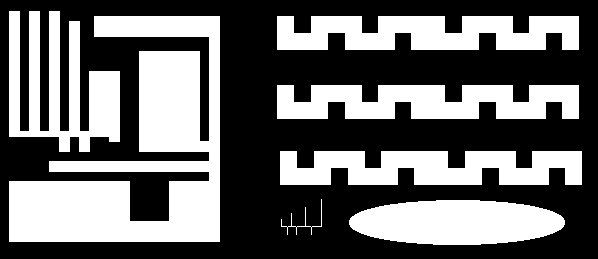
#> input picture Systemy Wizyjne/lab13/ccl1.png, 598 x 259 px
$ jupyter execute lab13.ipynb
#> lines starting #> are read from the running program, lines starting #| are printed output that depends on the picture; after the words box and inside, x2 and y2 are one past the last pixel; in counts of white or black regions, pixels touching at a corner belong together
# Indeksacja. Prosta klasyfikacja obiektów.

## Cel ćwiczenia
- zapoznanie z dwuprzebiegowym algorytmem indeksacji (ang. *connected component labelling*):
- zapoznanie z prostą klasyfikacją obiektów z wykorzystaniem współczynników kształtu,
- zadanie domowe: zmodyfikowana indeksacja dwuprzebiegowa i indeksacja jednoprzebiegowa.

## Indeksacja

Większość dotychczas poznanych i wykorzystywanych algorytmów przetwarzania obrazu wykonywała operacje na całym obrazie (lub co najwyżej dokonywany był podział obiekt/obiekty - tło (np. różne metody segmentacji)).

Patrząc na poniższny rysunek człowiek widzi dwa kwadraty.

Dla automatycznego systemu analizy i rozpoznawania obrazów przejście od etapu obiekty/tło do wyróżnienia dwóch kwadratów nie jest takie oczywiste i wymaga zastosowania jakieś formy indeksacji - czyli przypisania każdemu z pikseli uznanych za należące do obiektów (tu białych) jakieś etykiety (w naszym przypadku będą to dwie etykiety, ew. dodatkowa oznaczająca tło).

W tej części ćwiczenia zaprezentowany zostanie tzw. dwuprzebiegowy algorytm indeksacji (ang. *two-pass connected component labelling*).
Jego nazwa związana jest z koniecznością wykonania dwukrotnego odwiedzenia każdego z pikseli obrazu (dwie pętle/iteracje po obrazie).
Istnieją również tzw. jednoprzebiegowe algorytmy indeksacji.

## Opis algorytmu

- Na wejściu mamy obraz po binaryzacji - zakładamy, że piksele białe ('1', '255') należą do obiektów, tło jest czarne.

- W pierwszej iteracji obraz analizujemy linia po linii, od lewej do prawej, aż do napotkania pierwszego piksela o wartości różnej od '0'.
  W tej sytuacji dokonujemy analizy otoczenia piksela:


  gdzie: **X**  rozważany piksel, **A,B,C,D** - sąsiedzi z otoczenia.
  Uwaga. W przykładzie pokazano tzw. sąsiedztwo 8-elementowe.
  Niekiedy stosuje się również wersję 4-elementową (praktycznie bardzo rzadko).
  Wtedy analizie podlegałyby by tylko piksele **B** i **D**.

- Możliwe są następujące przypadki dla otoczenia __A,B,C,D__:
    - (a) wszystkie należą do tła __A,B,C,D == 0__.
      Wtedy znaleziony piksel __X__ należy do nowego obiektu - nadajemy mu zatem etykietę __L+1__ __X = L+1}__ - przez __L__ rozumiemy poprzednią etykietę.
	  Uwaga. Przed uruchomieniem algorytmu __L__ należy zainicjować wartością  '1'
    - (b) jeden lub więcej pikseli ma przypisaną aktualną etykietę **L**.
	  Wtedy rozważanemu pikselowi przypisujemy etykietę **L** - **X = L**.
    - (c) w otoczeniu występują piksele o różnych etykietach np. *L1* i *L2*.
	  Wtedy przyjmuje się zasadę, że rozważanemu pikselowi *X* przypisuje się mniejszą z wartości *L1* i *L2* (*X = min(L1,L2)*).

## Implementacja:

- Wczytaj obraz *ccl1.png*, wyświetl go.
  Po krótkiej analizie można zauważyć, że występuje na nim 7 odrębnych obiektów.
      Ich ``wykrycie'' będzie naszym celem.

- Na podstawie opisu algorytmu podanego wcześniej zaimplementuj tzw. pierwszą fazę indeksacji (ang. _first pass_):
    - uwaga ogólna - algorytm jest dość prosty i łatwy w implementacji,
    - obliczenia powinny odbywać się w pętlach `for` - iteracja po całym obrazku.
      Warto pominąć pierwszy wiersz i pierwszą oraz ostatnią kolumnę, aby  wyeliminować problem z brakiem kontekstu (można np. założyć, że pikseli brzegowych nie ma, bo wcześniej wykonane zostało morfologiczne czyszczenie brzegu).
    - dla przypomnienia iteracja po macierzy w Python - pętla zewnętrzna - wiersze, pętla wewnętrzna - kolumny – tj. pierwsza współrzędna to wiersz, a druga kolumna,
    - rozmiar obrazka można odczytać np. poleceniem: `yy, xx = img.shape`
      Przy takim przypisaniu `yy` oznacza liczbę wierszy (wysokość obrazka), a `xx` liczbę kolumn (szerokość obrazka),
    - działania podejmujemy tylko w przypadku, gdy aktualnie analizowany piksel ma wartość różną od zera (gdy należy do obiektu),
    - najtrudniejszym elementem jest analiza otoczenia piksela i stwierdzenie, z którym z przypadków (a), (b) czy (c) mamy do czynienia.
      Problem można rozwiązać jakkolwiek (tylko dobrze), poniżej prezentowana jest jedna z możliwości.
    - na początku tworzymy listę pikseli, które stanowią otoczenie piksela X (A, B, C, D) np: ` neighbours = [img[j - 1, i - 1], ... `
    - następnie sprawdzamy czy nie występuje przypadek (a) - czyli czy suma sąsiadów nie wynosi 0 -  ` neigh_sum = np.sum(neighbours)`, jeżeli tak to `X = L` oraz `L=L+1`.
      Uwaga proszę nie zapomnieć zainicjalizować etykiety `L` wartością 1.
    - jeżeli `neigh_sum > 0`, mamy do czynienia z przypadkiem (b) lub (c).
      Eliminujemy zerowe elementy z listy `sasiedzi` (`neighbours = filter(lambda x: x != 0, neighbours)`), a następnie znajdujemy minimum i maksimum nowej listy `neighbours` (funkcje `min` i `max` z _numpy_).
    - z przypadkiem (b) będziemy mieli do czynienia, gdy *minimum = maksimum*.
      Wtedy jako etykietę przypisujemy `X = minimum = maksimum`.
      Gdy *minimum != maksimum* mamy przypadek (c).
      Wtedy etykieta `X = minimum` - taką przyjmujemy konwencję,
    - uwaga 1 - algorytm operuje (czyta punkty z otoczenia i zapisuje kolejne indeksy L) na tym samym obrazie wejściowym,
    - uwaga 2 - przed implementacją metody obsługi konfliktów przypadki (b) i (c) działają tak samo, ale dla potrzeb dalszych kroków należy je rozróżnić,

- Wykonaj indeksację obrazu za pomocą zaimplementowanego algorytmu.
  Jeżeli wszystko zostało poprawnie napisane, to wynik powinien wyglądać mniej więcej tak jak na poniższym rysunku. Takie porównanie stanowić będzie pierwszy test poprawności implementacji algorytmu.


[cell 1]
import os
import cv2
import matplotlib.pyplot as plt
import numpy as np

if not os.path.exists("ccl1.png") :
    !wget https://raw.githubusercontent.com/vision-agh/poc_sw/master/13_CCL/ccl1.png --no-check-certificate
if not os.path.exists("shapes.png") :
    !wget https://raw.githubusercontent.com/vision-agh/poc_sw/master/13_CCL/shapes.png --no-check-certificate
if not os.path.exists("shapesReal.png") :
    !wget https://raw.githubusercontent.com/vision-agh/poc_sw/master/13_CCL/shapesReal.png --no-check-certificate

# Implementacja pierwszego kroku indeksacji
c=cv2.imread('ccl1.png',cv2.IMREAD_GRAYSCALE)
#> c: shape (259, 598); 41.1% white; 7 white regions, largest, box (x1, y1, x2, y2) and area: (9, 16, 220, 242) 23561, (9, 11, 120, 152) 8081, (277, 16, 579, 50) 8024
s=cv2.imread('shapes.png',cv2.IMREAD_GRAYSCALE)
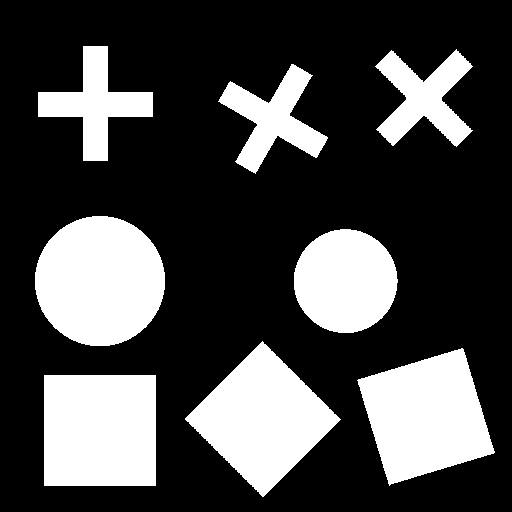
#> input picture Systemy Wizyjne/lab13/shapes.png, 512 x 512 px
#> s: shape (512, 512); 28% white; 8 white regions, largest, box (x1, y1, x2, y2) and area: (35, 216, 165, 346) 13293, (44, 375, 156, 486) 12432, (185, 341, 341, 497) 12212
rs=cv2.imread('shapesReal.png',cv2.IMREAD_GRAYSCALE)
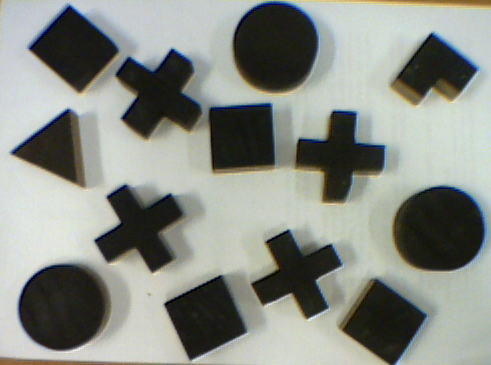
#> input picture Systemy Wizyjne/lab13/shapesReal.png, 491 x 365 px
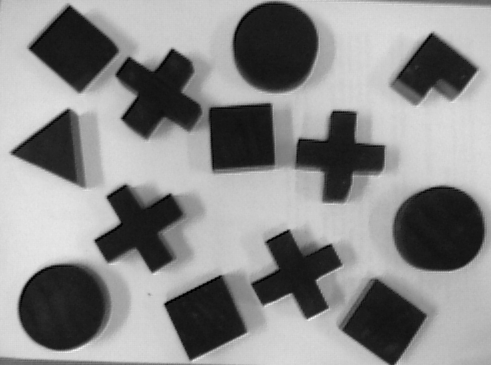
#> rs: shape (365, 491); min 0, max 249, mean 139.1
plt.gray()

[cell 2]
c=cv2.imread('ccl1.png',cv2.IMREAD_GRAYSCALE)
plt.figure()
plt.imshow(c)
yy,xx=c.shape
new=np.zeros((yy,xx))
L=1
for i in range(1,yy-1):
    for j in range(1,xx-1):
        if c[i][j]!=0:
            neighbours = [c[i - 1, j - 1],c[i-1,j],c[i - 1, j + 1],c[i, j - 1]]
            neigh_sum = np.sum(neighbours)
            if neigh_sum==0:
                c[i][j]=L
                L+=1
            elif neigh_sum>0:
                neighbours = [x for x in neighbours if x!=0]
                maxx=np.max(neighbours)
                minn=np.min(neighbours)
                if minn==maxx:
                    c[i][j]=minn
                else:
                    c[i][j]=minn
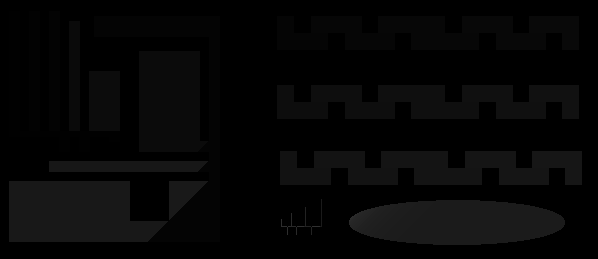
#> c: shape (259, 598); min 0, max 48, mean 6.1
#> after the loop, L = 49
plt.figure()
plt.imshow(c)
po=c

## Dyskusja:

- W wyniku indeksacji uzyskujemy obraz, na którym wyróżnionych jest wiele obiektów (dokładnie 48) - a faktycznie jest tylko 7. Zastanówmy się z czego to wynika.

- Zacznijmy od prostego przypadku przedstawionego na poniższym rysunku:


  Obraz analizowany jest linia po linii.
  Zatem pierwszą etykietę dostanie słupek po prawej.
  Późnej ten po lewej.
  Postępując zgodnie z podanym algorytmem, w pewnym momencie (piksel wyróżniony na obrazku) dojdzie do sytuacji, w której w otoczeniu danego piksela znajdą się dwie różne etykiety (tu: '1' i '2').
  Wtedy zgodnie z przyjętą metodologią przypisujemy niższą, tj. '1'.
  Problem jaki powstaje, to brak zapamiętania informacji o tym, że wystąpił taki konflikt tj. że powinno nastąpić połączenie etykiet '1' i '2'.
  Z tego powodu wynik działania algorytmu nie jest poprawny.

-  Przeanalizujmy jeszcze jeden, bardziej złożony przykład z rysunku poniżej:


   Słupek po prawej dostaje indeks '1', a po lewej '2'.
   W czwartej linii występuje piksel, który ma w swoim sąsiedztwie (A,B,C,D) same piksele czarne.
   Dlatego dostaje etykietę '3'.
   Jednak w następnym kroku okazuje się, że następuje konflikt '3' z '1' (połączenie).
   W kolejnym wierszu występuje konflikt '2' i '3'.
   Warto zwrócić uwagę, że w tym przypadku trzeba uniknąć sytuacji ''utraty'' informacji o połączeniu '1' z '2' przez '3'.

- W literaturze zaproponowano wiele sposobów reprezentacji i rozwiązywania przedstawionych konfliktów:
    - 2-krotki,
    - n-krotki,
    - tablica dwuwymiarowa,
    - grafy + przeszukiwanie grafu wgłąb.

 W obecnym ćwiczeniu zastosujemy ostatnie podejście, które jest najprostsze do realizacji.

- Opisane konflikty możemy przechowywać w strukturze zbiorów rozłącznych (ang. _union find_).
  Jest to zagadnienie znane z przedmiotu ''Algorytmy i struktury danych''.
  Poniżej zostanie zaprezentowane krótkie przypomnienie.

- Mamy $N$ obiektów. W naszym przypadku to jest $N$ etykiet.
  Chcemy przechowywać informację o sytuacji, w której następuje łączenie etykiet tj. interesują nas zbiory obiektów połączonych.
  Przykład trzech zbiorów zamieszczono na rysunku:


- W ramach rozważanej struktury implementuje się dwie operacje:
  - *find* (znajdź) - sprawdzenie czy dwa obiekty należą do tego samego zbioru połączonego,
  - *union* (połącz) - wprowadź połączenie pomiędzy dwoma obiektami.

- Z punktu widzenia naszych potrzeb ważna jest funkcja _union_. Przykład dodania połączenia pomiędzy obiektami '2' a'3' pokazano na rysunku:


- Strukturę oraz obie operacje można zaimplementować na kilka sposobów.
  Zainteresowanych odsyłam do literatury przedmiotu.
  My zastosujemy podejście _quick-union_.
  Nie jest ono specjalnie wydajnie, ale bardzo proste do implementacji.

- Nasz graf, w którym wierzchołki oznaczają etykiety, a krawędzie połączenia między etykietami, zapiszemy w tablicy jednowymiarowej `id[]` o rozmiarze $N$ (maksymalna liczba etykiet).
  Interpretacja pola w tablicy: `id[i]` jest rodzicem `i`.
  Korzeń elementu `i` jest dany jako: `id[id[id[...id[i]...]]]`.

- Przeanalizujmy jak to działa na prostym przykładzie.
  Mamy dany poetykietowany obraz:


  Występuje na nim pięć konfliktów oznaczonych A, B, C, D i E  (uwaga: w trakcie działania algorytmu pojawią się właśnie w takiej kolejności).

- Sytuację wyjściową opisuje poniższy rysunek:


   Tablica `id` wypełniona jest kolejnymi indeksami.

- W algorytmie _quick-union_, aby połączyć elementy $p$ i $q$ należy ustawić $id$ korzenia $q$ pod adres korzenia elementu $p$.
Uwaga: Zakładamy, że $p$ < $q$.
Można to zapisać jako: `id[root(p)] = root(q)`.
Nasze pierwsze połączenie (A) to 4 z 2.
Po tej operacji sytuacja będzie wyglądać następująco:


W tym przypadku korzenieniem obu elementów są same elementy, zatem operacja jest dość prosta.

- Kolejny krok tj. połączenie  2 z 1 -  sytuacja B:


Element 1 jest korzeniem.
Element 2 już nie, ponieważ `id[2]==4`.
Sprawdzamy zatem `id[4]`.
Okazuje się, że `id[4] == 4` tj. jest to korzeń.
Zatem korzeniem dla elementu 2 jest 4.
Dokonujemy stosownej modyfikacji w tablicy `id[1] = 4`.

-  Kolejne połączenie to 6 z 3 (C):


- Kolejne połączenie to 5 z 1.


Szukamy korzenia elementu 1.
Znajdujemy, że to jest 4.
Zatem łączymy 5 i 4.

- Ostatnie połączenie to 6 z 5.


-  Ostatni krok to wykorzystanie informacji zawartej w tablicy `id` do wyznaczenia przekodowania LUT (ang. _look-up table_), które pozwoli nam nadać poprawne etykiety wszystkim pikselom.
Zasadniczo sprowadza się on do obliczenia dla każdej możliwej etykiety jej korzenia - w naszym przypadku zawsze otrzymamy 6, gdyż wszystkie piksele są ze sobą połączone i stanowią jeden obiekt.

## Implementacja:

- Implementacja jest dużo prostsza i krótsza od powyższego opisu.
  Istotne jest tylko dobre zrozumienie algorytmu _union-find_.

- Potrzebne będą nam dwie funkcje pomocnicze:

    - `root` - obliczanie korzenia zgodnie z podanym opisem (odpowiednia pętla `while`). Funkcja pobiera indeks elementu oraz tablicę, a zwraca indeks korzenia.
    - `union` - realizacja operacji unii. Argumenty to indeksy `p` i `q` oraz tablica, a wyniki to zmodyfikowana tablica.

- Na początku, przed pierwszym przebiegiem algorytmu indeksacji, tworzymy tablicę `id` i inicjujemy ją wartościami od 1 do $N$.
  Dla rozważanego przykładu wystarczy $N = 100$.

- Następnie, w przypadku wystąpienia konfliktu (przypadek ()c)), tworzymy unię pomiędzy etykietą mniejszą i większą.

- Po pierwszym przebiegu tworzymy, w opisany powyżej sposób, przekodowanie LUT (pętla po `id` i funkcja `root`). Powstaje nam tablica `lut`.

- Implementujemy drugi przebieg po obrazie.
  Jest on bardzo prosty.
  Dla każdego piksela, który nie jest tłem (o etykiecie większej od 0) realizujemy przekodowanie LUT (`lut_table[img[j, i] - 1]`).
  Otrzymany w ten sposób obraz wyświetlamy.
  Powinniśmy uzyskać poprawne etykietowanie.

[cell 3]
def root(ind,tab):
    while ind!=tab[ind]:
        ind =tab[ind]
    return ind

[cell 4]
tab=[x for x in range(101)]

c=cv2.imread('ccl1.png',cv2.IMREAD_GRAYSCALE)
yy,xx=c.shape
new=np.zeros((yy,xx))
L=10
for i in range(1,yy-1):
    for j in range(1,xx-1):
        if c[i][j]!=0:
            neighbours = [c[i - 1, j - 1],c[i-1,j],c[i - 1, j + 1],c[i, j - 1]]
            neigh_sum = np.sum(neighbours)
            if neigh_sum==0:
                c[i][j]=L
                L+=1
            elif neigh_sum>0:
                neighbours = [x for x in neighbours if x!=0]
                maxx=np.max(neighbours)
                minn=np.min(neighbours)
                c[i][j]=minn
                if minn!=maxx:
                    tab[root(minn,tab)]=root(maxx,tab)
#> after the loop, L = 58; tab = 101 values, max 100 at index 100, min 0 at index 0, mean 51.02
for i in range(1,101):
    tab[i]=root(i,tab)
#> after the loop, tab = 101 values, max 100 at index 100, min 0 at index 0, mean 52.81
for i in range(1,yy-1):
    for j in range(1,xx-1):
        if c[i][j]>0:
            c[i][j]=tab[c[i][j]]
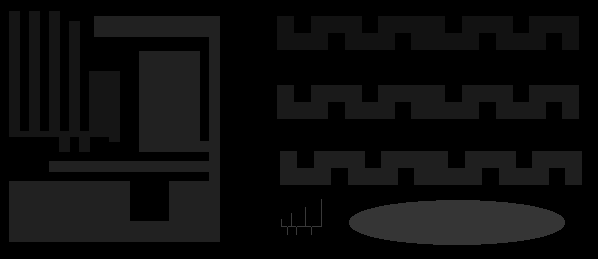
#> c: shape (259, 598); min 0, max 57, mean 12.7

plt.figure()
plt.imshow(c)

## Indeksacja wbudowana w OpenCV

W OpenCV dostępna jest funkcja `connectedComponents`, która pozwala wykonać indeksację.
Proszę sprawdzić jej działanie na używanym wcześniej obrazie.

[cell 5]
# Indeksacja wbudowana w OpenCV
c=cv2.imread('ccl1.png',cv2.IMREAD_GRAYSCALE)
x,comp=cv2.connectedComponents(c)
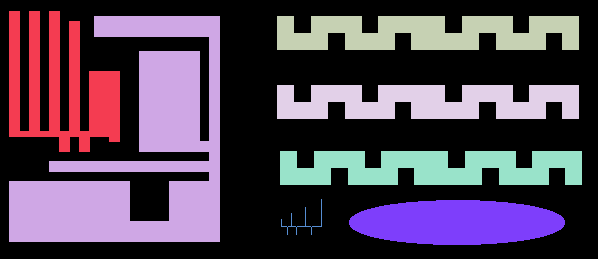
#> comp: shape (259, 598) int32; 8 distinct labels, from 0 to 7; one colour per label, 0 black
#> x = 8
plt.imshow(comp)
plt.show()

## Rozpoznawanie obiektów z wykorzystaniem współczynników kształtu

Współczynniki kształtu są pewnymi parametrami liczbowymi opisującymi kształt obiektu.
Pozwala to na użycie ich do automatycznego rozpoznawania obiektów.
Teoretycznie współczynniki kształtu (dobre) powinny być niezależne od zmiany położenia obiektu, jego orientacji i wielkości.
W praktyce okazuje się jednak, że wartości współczynników zmieniają się w pewnym zakresie nawet dla obiektów należących do tych samych klas (te same kształty - przykład obracany kwadrat).
Wynika z tego konieczność uwzględnienia pewnej tolerancji wartości współczynników kształtu wykorzystywanych w praktycznych zastosowaniach analizy i rozpoznawania obrazu.

# Implementacja dla obrazu sztucznego

- Wczytaj obraz _shapes.png_.
  Wyświetl go.
  Pierwszym etapem zadania będzie wybranie współczynników kształtu i przedziałów ich wartości - takich, które pozwolą na wykrycie konkretnych kształtów.
  Do wyboru jest kwadrat lub krzyżyk (koło jest zbyt łatwe).

- Obok ''klasycznych'' współczynników kształtu tj. Blair-Bliss, Malinowskiej, Haralick, występują współczynniki będące pochodnymi momentów geometrycznych tzn. momenty Hu [https://en.wikipedia.org/wiki/Image_moment]. Wykorzystamy je w naszym ćwiczeniu.

- Pierwszy krok to indeksacja obrazu - poznana funkcja `connectedComponents`.
- Następnie w pętli, dla kolejnych obiektów wyznaczamy współczynniki Hu.
    - po pierwsze należy ''wybrać'' z obrazu dany obiekt np. `I = (ccl == s)*1` oraz `I = I.astype('uint8')`
    - po drugie obliczyć momenty geometryczne - `cv2.moments(I)`
    - po trzecie, na podstawie momentów, obliczyć momentu Hu `cv2.HuMoments(moments)`
- Mając wyznaczone współczynniki musimy jest przeanalizować. W tym celu dobrze ja jakoś wyświetlić w postaci macierzy - proszę to rozwiązać samodzielnie.

- Na podstawie analizy należy wybrać próg (jeden lub więcej) i zrealizować stosowną filtrację tj. usunąć ''niechciane'' kształty.

[cell 6]
# Rozpoznawanie obiektów sztucznych
s=cv2.imread('shapes.png',cv2.IMREAD_GRAYSCALE)
x,sc=cv2.connectedComponents(s)
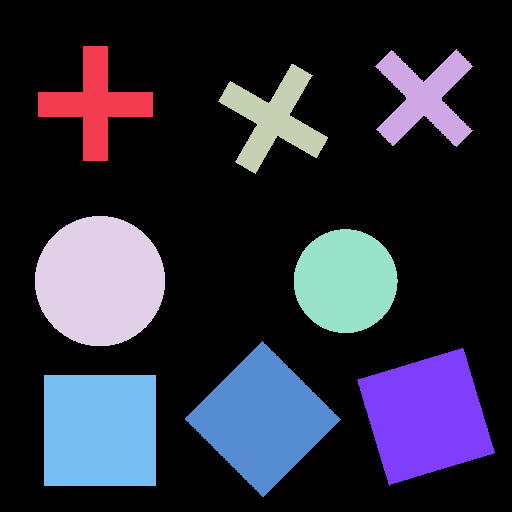
#> sc: shape (512, 512) int32; 9 distinct labels, from 0 to 8; one colour per label, 0 black
#> x = 9
fig,ax=plt.subplots(1,2,figsize=(10,5))
ax[0].imshow(s)
ax[1].imshow(sc)
ax[0].axis('off')
ax[1].axis('off')

fig,ax=plt.subplots(2,4,figsize=(20,10))
mom=[]
hmom=[]
im=[]
for i in range(1,x):
    ob=(sc==i)*1
    ob=ob.astype('uint8')
    im.append(ob)
    ax[int(np.floor((i-1)/4))][(i-1)%4].imshow(ob)
    mom.append(cv2.moments(ob))
    hmom.append(cv2.HuMoments(mom[i-1]))
#> this loop made 8 passes
#> pass 1, `ob=(sc==i)*1`:
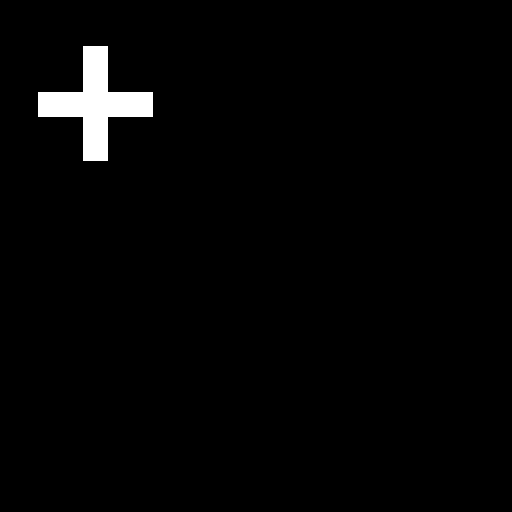
#> ob: shape (512, 512) int64; values 0 (black) and 1 (white), 2% white; 1 white region, box (x1, y1, x2, y2) and area: (38, 46, 153, 161) 5125
#> pass 2, `ob=(sc==i)*1`:
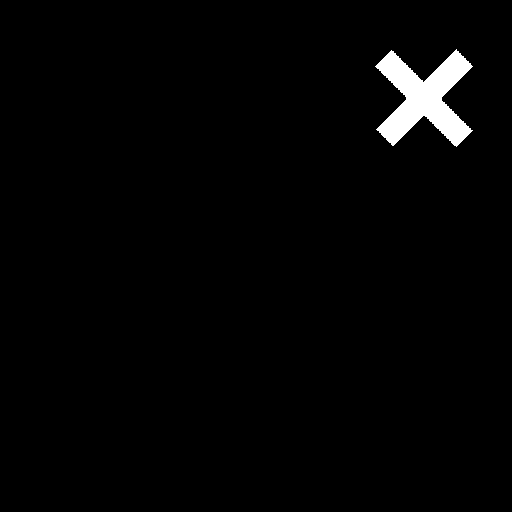
#> ob: shape (512, 512) int64; values 0 (black) and 1 (white), 1.8% white; 1 white region, box (x1, y1, x2, y2) and area: (375, 49, 473, 147) 4840
#> after the loop:
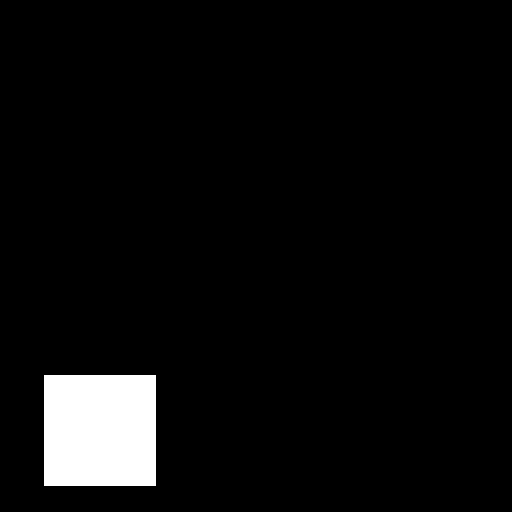
#> ob: shape (512, 512); values 0 (black) and 1 (white), 4.7% white; 1 white region, box (x1, y1, x2, y2) and area: (44, 375, 156, 486) 12432
#> after the loop, hmom = 8 items; im = 8 items; mom = 8 items
for i in hmom:
    print(i[0][0])
#> this loop made 8 passes
#> i on passes 1, 8: [0.25, 2.31e-09, 2.32e-05, 1.47e-06, 8.61e-12, 7.08e-11, 0], [0.167, 2.23e-06, 0, 0, 0, 0, 0]
#> (printed output is left out)
#> (the rest of the program and of its run is left out)
